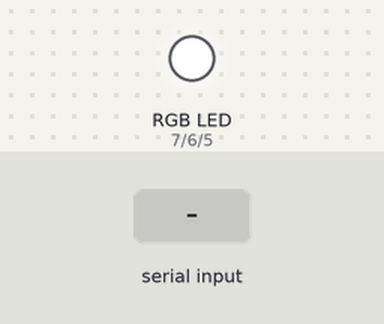
A sketch run on a simulated Arduino Uno, built with avr-gcc and run on an emulated ATmega328P. On the bench: an RGB LED mixed from three pins (HIGH = lit). The inputs (shaded band) are chosen by the test bench. Dim RGB values are drawn brighter than linear.

Above: at 1.2 s.
1.3 s: "<90,45>" received over Serial
At 1.6 s:
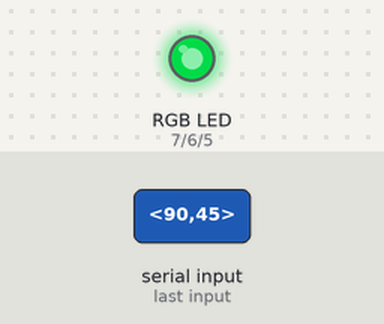
2.8 s: "<30,150>" received over Serial
At 4.0 s:
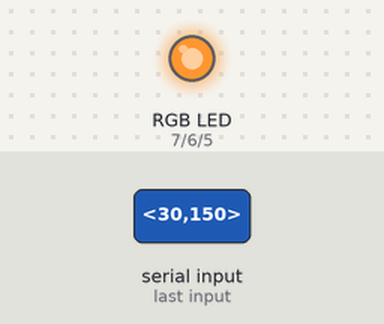
4.3 s: "<90,45>" received over Serial
At 5.1 s:
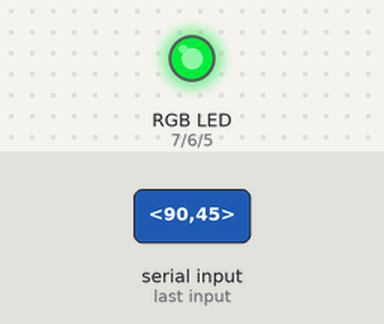
5.8 s: "<5>" received over Serial
At 6.3 s:
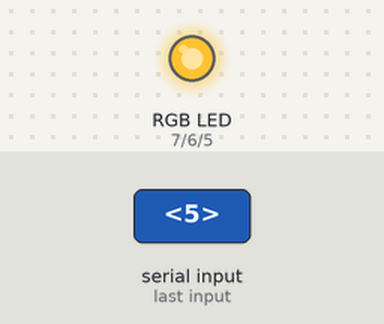
7.3 s: "<90>" received over Serial
At 8.5 s:
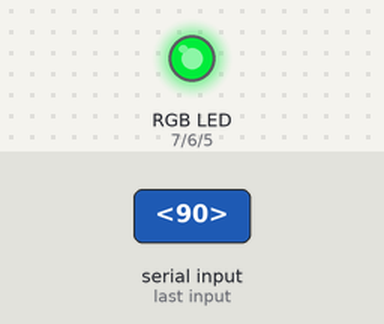
8.8 s: "<200>" received over Serial
At 9.8 s:
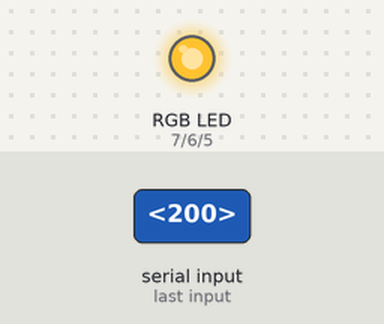
Timing chart, 0 to 11.3 s (numbered marks = the images above; inputs shaded):
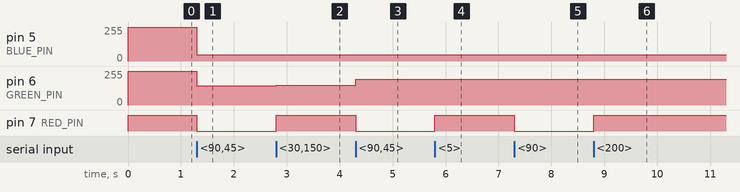

Measured:
- after the input at 1.3 s, pin 5 (BLUE_PIN): 255/255 → 48/255 at once; pin 6 (GREEN_PIN): 255/255 → 146/255 at once; pin 7 (RED_PIN): HIGH → LOW at once
- after the input at 2.8 s, pin 6 (GREEN_PIN): 146/255 → 150/255 at once; pin 7 (RED_PIN): LOW → HIGH at once
- after the input at 4.3 s, pin 6 (GREEN_PIN): 150/255 → 194/255 at once; pin 7 (RED_PIN): HIGH → LOW at once
- after the input at 5.8 s, pin 7 (RED_PIN): LOW → HIGH at once
- after the input at 7.3 s, pin 7 (RED_PIN): HIGH → LOW at once
- after the input at 8.8 s, pin 7 (RED_PIN): LOW → HIGH at once

The sketch:

ScreenRGBController_ArduinoSketch.ino
```cpp
#define RED_PIN 7
#define GREEN_PIN 6
#define BLUE_PIN 5

void setup() {

  pinMode(RED_PIN, OUTPUT);
  pinMode(GREEN_PIN, OUTPUT);
  pinMode(BLUE_PIN, OUTPUT);

  analogWrite(RED_PIN, 255);
  analogWrite(GREEN_PIN, 255);
  analogWrite(BLUE_PIN, 255);

  Serial.begin(115200);

}

byte rgbData[11];

void readRGBData() {

  char beginningTag = '<';
  char endingTag = '>';

  int index = 0;
  char current = Serial.read();
  bool beginRead = false;

  while (current != beginningTag) {
    if (Serial.available() > 0) {
      current = Serial.read();
    }
  }

  while (beginRead && current == beginningTag) {
    if (Serial.available() > 0) {
      current = Serial.read();
    }
  }

  while (current != endingTag) {
    if (Serial.available() > 0) {
      rgbData[index++] = current;
      current = Serial.read();
    }
  }


}


byte red = 0;
byte green = 0;
byte blue = 0;

void loop() {

  readRGBData();

  red = (rgbData[0] - '0') * 100 + (rgbData[1] - '0') * 10 + (rgbData[2] - '0');
  green = (rgbData[4] - '0') * 100 + (rgbData[5] - '0') * 10 + (rgbData[6] - '0');
  blue = (rgbData[8] - '0') * 100 + (rgbData[9] - '0') * 10 + (rgbData[10] - '0');

  analogWrite(RED_PIN, red);
  analogWrite(GREEN_PIN, green);
  analogWrite(BLUE_PIN, blue);

}
```
